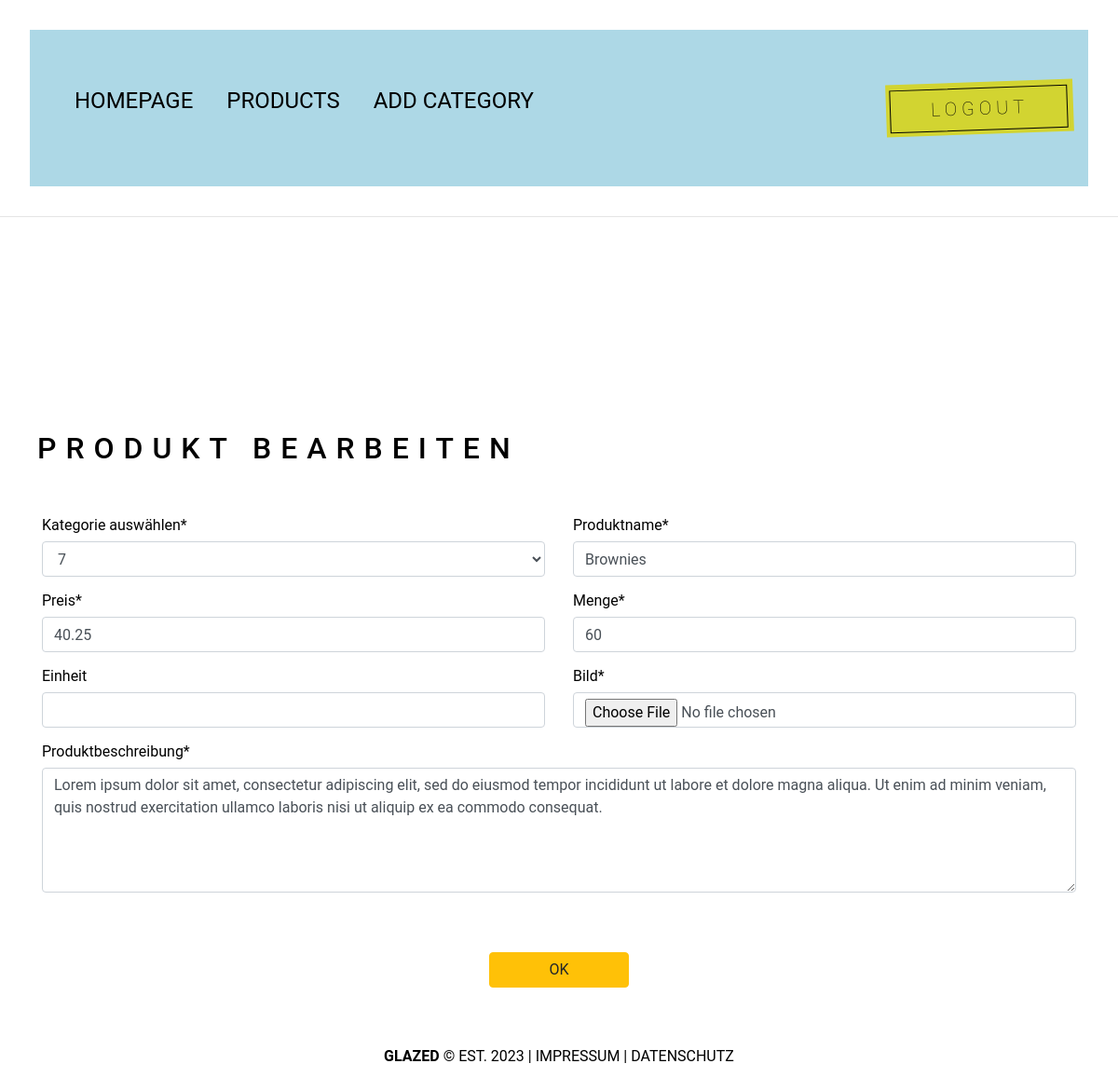
/BACKEND/root/admin/pages/edit-product.php (signed in), run on an earlier commit of the app's database.
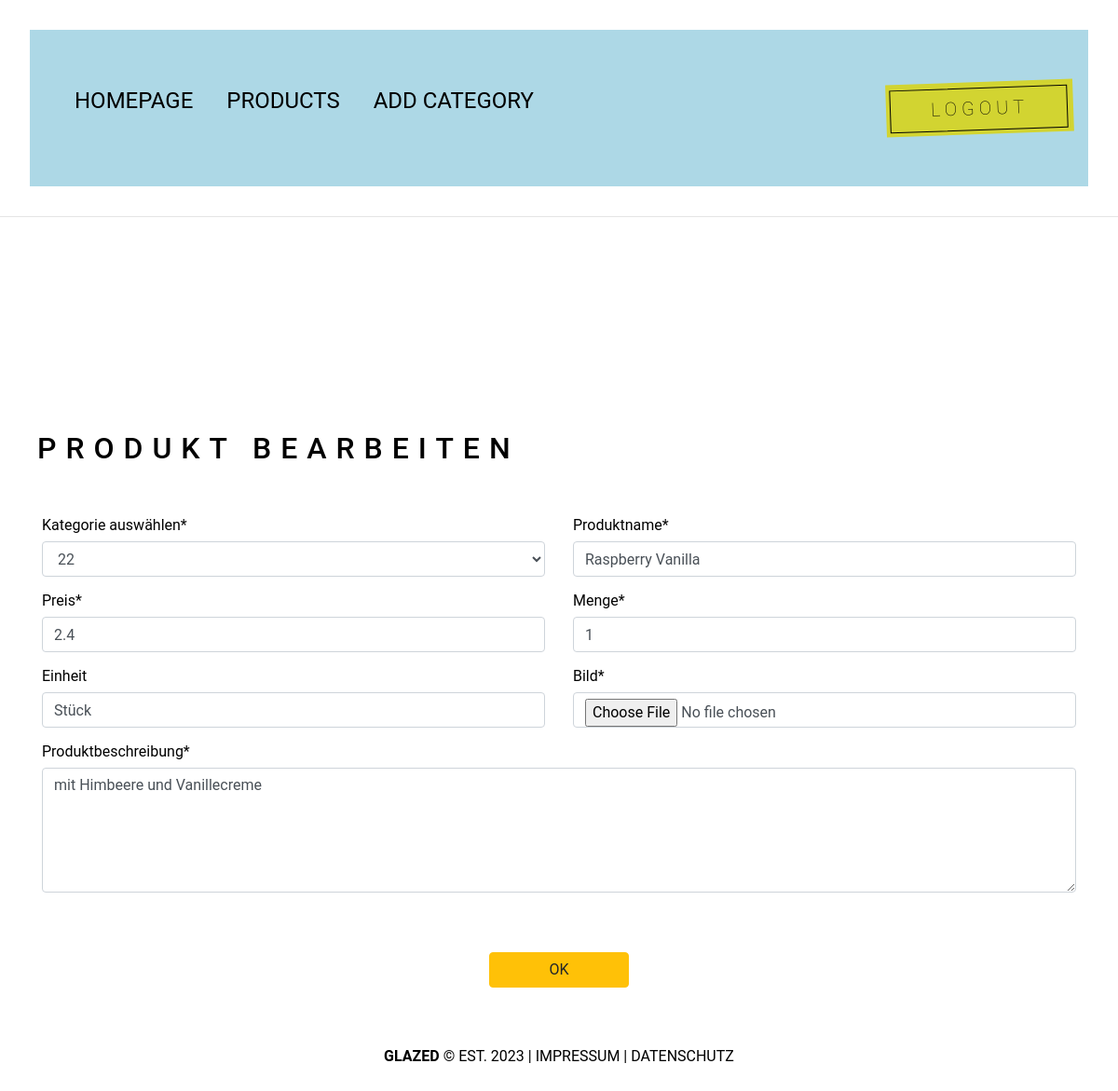
And on a later commit of the database.
### tables this page shows
CREATE TABLE `products` (
  `id` int(11) NOT NULL,
  `category` varchar(225) NOT NULL,
  `name` varchar(225) NOT NULL,
  `price` float NOT NULL,
  `quantity` int(11) NOT NULL,
  `unit` varchar(225) NOT NULL,
  `image` varchar(225) NOT NULL,
  `description` varchar(1000) NOT NULL,
  `date` date NOT NULL,
  `status` varchar(225) NOT NULL,
  `sorting` varchar(100) NOT NULL
);

### BACKEND/root/admin/pages/edit-product.php (the view, shortened to what this page needs)
<?php
include "functions.php";
include "header.php";
?>
<?php
    $p_id = $_GET['id'];
    $sql = "SELECT * FROM `products` ORDER BY  `id`='$p_id'";
    $result = $db_connect->query($sql);
    if ($result->num_rows > 0) {
        while($row = $result->fetch_assoc()) {
            $category = $row['category'];
            $p_name = $row['name'];
            $price = $row['price'];
            $qty = $row['quantity'];
            $unit = $row['unit'];
            $description = $row['description'];
        }
    }
?>
<h2>Produkt Bearbeiten</h2>
<div class="container">
    <form action="" method="post" enctype="multipart/form-data">
        <div class="row">
            <div class="col-6 mt-3">
                <label for="">Kategorie auswählen*</label>
                <select name="category" id="" class="form-control" required>
                    <option value="<?php echo $category; ?>"><?php echo $category; ?></option>
                </select>
            </div>
            <div class="col-6 mt-3">
                <label for="">Produktname*</label>
                <input type="text" name="p_name" id=""  class="form-control" value="<?php echo $p_name; ?>" required>
            </div>
            <div class="col-6 mt-3">
                <label for="">Preis*</label>
                <input type="number" name="price" step=".01" id=""  class="form-control" value="<?php echo $price; ?>"  required>
            </div>
            <div class="col-6 mt-3">
                <label for="">Menge*</label>
                <input type="number" name="qty" id=""  class="form-control" value="<?php echo $qty; ?>" required>
            </div>
            <div class="col-6 mt-3">
                <label for="">Einheit</label>
                <input type="text" name="unit" id=""  class="form-control" value="<?php echo $unit; ?>">
            </div>
            <div class="col-6 mt-3">
                <label for="">Bild*</label>
                <input type="file" name="img" id=""  class="form-control" >
            </div>
            <div class="col-12 mt-3">
                <label for="">Produktbeschreibung*</label>
                <textarea type="text" name="description" id="" rows="5"  class="form-control" placeholder="Enter Product Description" required><?php echo $description; ?></textarea>
            </div>
            <div class="col-12 text-center mt-3">
                <input type="submit" name="submit" value="OK" class="btn btn-warning mt-5 " style="width:150px;">
            </div>
        </form>
    </div>
<div class="text-center">
<?php
include "footer.php";
?></div>

What changed in the data, as far as the page shows it:
removed products: category "7", p_name "Brownies", price "40.25", qty "60", description "Lorem ipsum dolor sit amet, consectetur adipiscing elit, sed do eiusmod tempor incididunt ut labore et dolore magna aliqua. Ut enim ad minim veniam, quis nostrud exercitation ullamco laboris nisi ut aliquip ex ea commodo consequat."
added products: category "22", p_name "Raspberry Vanilla", price "2.4", qty "1", unit "Stück", description "mit Himbeere und Vanillecreme"
